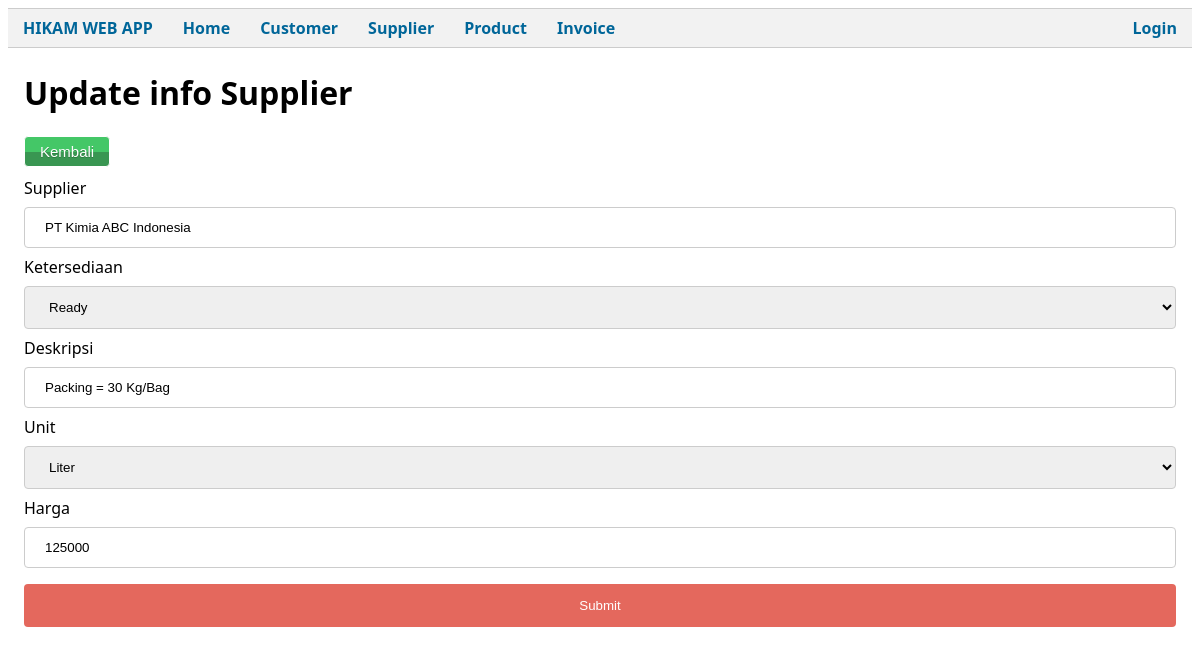
/public/InfoProduct/editPage/1001, run on the app's committed database.
### tables this page shows
CREATE TABLE `infoproduct` (
  `infoproduct_id` int(4) NOT NULL,
  `product_id` int(4) NOT NULL,
  `product_avb` varchar(25) NOT NULL,
  `product_desc` varchar(255) NOT NULL,
  `unit` varchar(255) NOT NULL,
  `supplier_name` varchar(25) NOT NULL,
  `product_price` int(20) NOT NULL,
  `product_updated` timestamp NOT NULL DEFAULT current_timestamp() ON UPDATE current_timestamp()
);

### app/core/Controller.php (called while the page is built, shortened)
<?php
class Controller
{
    public function view($view, $data = [])
    {
        require_once('../app/views/' . $view . '.php');
    }
    public function model($model)
    {
        return new $model;
    }
}

### app/controllers/InfoProduct.php (called while the page is built, shortened)
<?php
class InfoProduct extends Controller
{
    public function editPage($infoproduct_id)
    {
        $data['judul'] = "Edit data Supplier Product ";
        $data['inprod'] = $this->model('InfoProduct_model')->getInfoProductById($infoproduct_id);
        $this->view('infoproduct/editPage', $data);
    }
}

### app/core/App.php (called while the page is built, shortened)
<?php
class App
{
    protected $method = 'index';
    protected $params = [];
    public function __construct()
    {
        $url = $this->parseURL();
        if (isset($url[0])) {
            if (file_exists('../app/controllers/' . $url[0] . '.php')) {
                unset($url[0]);
            }
        }
        $this->controller = new $this->controller;
        if (isset($url[1])) {
            if (method_exists($this->controller, $url[1])) {
                $this->method = $url[1];
                unset($url[1]);
            }
        }
        if (!empty($url)) {
            $this->params = array_values($url);
        }
        call_user_func_array([$this->controller, $this->method], $this->params);
    }
    public function parseURL()
    {
        if (isset($_GET['url'])) {
            $url = rtrim($_GET['url'], '/');
            $url = filter_var($url, FILTER_SANITIZE_URL);
            $url = explode('/', $url);
            return $url;
        }
    }
}

### public/index.php (called while the page is built, shortened)
<?php
$app = new App;

### app/core/Database.php (called while the page is built, shortened)
<?php
class Database
{
    private $host = DB_HOST;
    private $db_name = DB_NAME;
    private $user = DB_USER;
    private $pass = DB_PASS;
    private $dbh;
    private $stmt;
    public function __construct()
    {
        $dsn =  'mysql:host=' . $this->host . ';dbname=' . $this->db_name;
        $option = [
            PDO::ATTR_PERSISTENT => true,
            PDO::ATTR_ERRMODE => PDO::ERRMODE_EXCEPTION
        ];
        try {
            $this->dbh = new PDO($dsn, $this->user, $this->pass, $option);
        } catch (PDOException $e) {
            die($e->getMessage());
        }
    }
    public function query($query)
    {
        $this->stmt = $this->dbh->prepare($query);
    }
    public function bind($param, $value, $type = null)
    {
        if (is_null($type)) {
            switch (true) {
                default:
                    $type = PDO::PARAM_STR;
            }
        }
        $this->stmt->bindValue($param, $value, $type);
    }
    public function execute()
    {
        $this->stmt->execute();
    }
    public function single()
    {
        $this->execute();
        return $this->stmt->fetch(PDO::FETCH_ASSOC);
    }
}

### app/models/InfoProduct_model.php (called while the page is built, shortened)
<?php
class InfoProduct_model
{
    private $table = "infoproduct";
    private $db;
    public function __construct()
    {
        $this->db = new Database;
    }
    public function getInfoProductById($infoproduct_id)
    {
        $this->db->query('SELECT * FROM ' . $this->table . ' WHERE infoproduct_id=:infoproduct_id');
        $this->db->bind('infoproduct_id', $infoproduct_id);
        return $this->db->single();
    }
}

### app/views/infoproduct/editPage.php (the view, shortened to what this page needs)
<div class="container">
    <h1>Update info Supplier</h1>
    <a href="<?= BASEURL; ?>/InfoProduct/detailSupp/<?= $data['inprod']['product_id']; ?>" class="editButton">Kembali</a> <br>
    <form action="<?= BASEURL; ?>/InfoProduct/edit" method="post">
        <label for="supplier_name">Supplier </label>
        <input type="text" id="supplier_name" name="supplier_name" autocomplete="off" value="<?= $data['inprod']['supplier_name']; ?>" readonly>
        <label for="product_avb">Ketersediaan </label>
        <select name="product_avb" id="product_avb">
            <option value="Ready">Ready</option>
        </select>
        <label for="product_desc">Deskripsi </label>
        <input type="text" id="product_desc" name="product_desc" autocomplete="off" value="<?= $data['inprod']['product_desc']; ?>">
        <label for="unit">Unit </label>
        <select name="unit" id="unit" autocomplete="off" value="<?= $data['inprod']['unit']; ?>">
            <option value="liter">Liter</option>
        </select>
        <label for="product_price">Harga </label>
        <input type="number" id="product_price" name="product_price" autocomplete="off" value="<?= $data['inprod']['product_price']; ?>">
        <input type="submit" value="Submit">
    </form>
</div>

### public/css/style.css (style rules this page uses)
body { font-family: "Segoe UI", Tahoma, Geneva, Verdana, sans-serif; background-color: #fff; }
.container { padding: 2px 16px; content: ""; display: table; clear: both; }
.editButton { margin-bottom: 10px; box-shadow: inset 0px 39px 0px -24px #44c767; background-color: #399652; border-radius: 4px; border: 1px solid #ffffff; display: inline-block; cursor: pointer; color: #ffffff; font-family: Arial; font-size: 15px; padding: 6px 15px; text-decoration: none; text-shadow: 0px 1px 0px #2d7e42; }
input[type="text"], select { width: 100%; padding: 12px 20px; margin: 8px 0; display: inline-block; border: 1px solid #ccc; border-radius: 4px; box-sizing: border-box; }
input[type="email"], select { width: 100%; padding: 12px 20px; margin: 8px 0; display: inline-block; border: 1px solid #ccc; border-radius: 4px; box-sizing: border-box; }
input[type="date"], select { width: 100%; padding: 12px 20px; margin: 8px 0; display: inline-block; border: 1px solid #ccc; border-radius: 4px; box-sizing: border-box; }
input[type="number"], select { width: 100%; padding: 12px 20px; margin: 8px 0; display: inline-block; border: 1px solid #ccc; border-radius: 4px; box-sizing: border-box; -moz-appearance: textfield; }
input[type="number"] { -moz-appearance: textfield; }
input[type="submit"] { width: 100%; background-color: #e4685d; color: white; padding: 14px 20px; margin: 8px 0; border: none; border-radius: 4px; cursor: pointer; }

### data on the page
infoproduct: supplier_name "PT Kimia ABC Indonesia", product_desc "Packing = 30 Kg/Bag", unit "Liter", product_price "125000"
